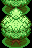

Below is a game level as drawn by its tile map, then a one-line description and the .tmx that defines it (tile-layer data replaced by summaries):
An orthogonal 2x3 tile map with 16x16 px tiles, 2 tile layers (Collisions, WalkBehind).

<map version="1.0" tiledversion="1.1.2" orientation="orthogonal" renderorder="right-down" compressionlevel="6" width="2" height="3" tilewidth="16" tileheight="16" infinite="0" nextobjectid="1">
 <tileset firstgid="1" source="../tileset/wood.tsx" />
 <layer name="Collisions" width="2" height="3">
  <data>[6 cells, 4 non-empty, 4 distinct tile ids]</data>
 </layer>
 <layer name="WalkBehind" width="2" height="3">
  <data>[6 cells, 2 non-empty, 2 distinct tile ids]</data>
 </layer>
</map>
